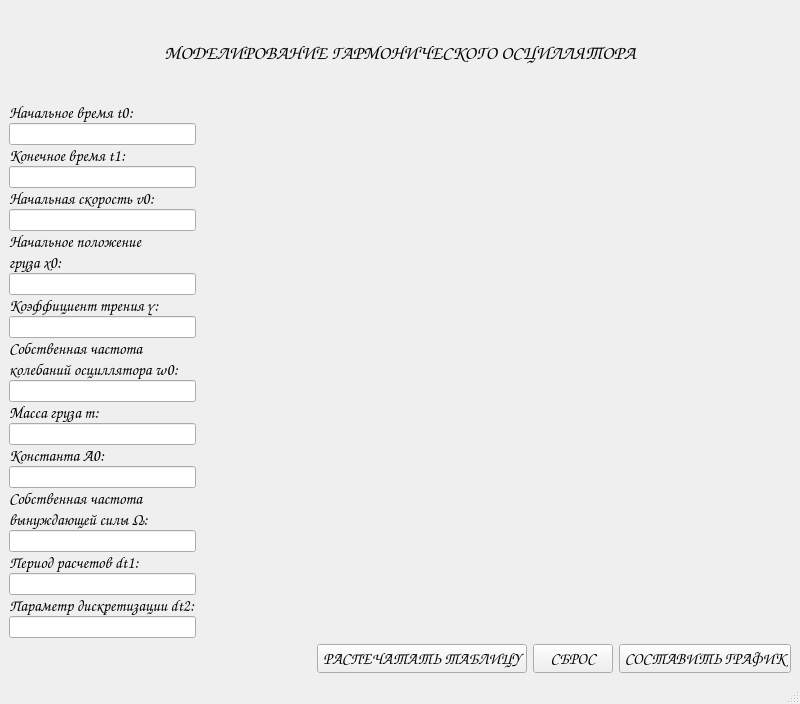
<?xml version="1.0" encoding="UTF-8"?>
<ui version="4.0">
 <class>MainWindow</class>
 <widget class="QMainWindow" name="MainWindow">
  <property name="geometry">
   <rect>
    <x>0</x>
    <y>0</y>
    <width>800</width>
    <height>704</height>
   </rect>
  </property>
  <property name="windowTitle">
   <string>MainWindow</string>
  </property>
  <widget class="QWidget" name="centralwidget">
   <layout class="QGridLayout" name="gridLayout" columnstretch="1,5">
    <item row="0" column="0" colspan="2">
     <layout class="QVBoxLayout" name="verticalLayout_header">
      <property name="sizeConstraint">
       <enum>QLayout::SetFixedSize</enum>
      </property>
      <item>
       <widget class="QLabel" name="label_program_name">
        <property name="font">
         <font>
          <family>Comic Sans MS</family>
          <pointsize>14</pointsize>
          <weight>50</weight>
          <bold>false</bold>
         </font>
        </property>
        <property name="text">
         <string>МОДЕЛИРОВАНИЕ ГАРМОНИЧЕСКОГО ОСЦИЛЛЯТОРА</string>
        </property>
        <property name="alignment">
         <set>Qt::AlignCenter</set>
        </property>
       </widget>
      </item>
     </layout>
    </item>
    <item row="1" column="1">
     <layout class="QVBoxLayout" name="verticalLayout_graph">
      <item>
       <widget class="QLabel" name="label_graph">
        <property name="text">
         <string/>
        </property>
        <property name="alignment">
         <set>Qt::AlignCenter</set>
        </property>
       </widget>
      </item>
     </layout>
    </item>
    <item row="2" column="1">
     <layout class="QHBoxLayout" name="horizontalLayout_buttons">
      <item>
       <spacer name="horizontalSpacer_2">
        <property name="orientation">
         <enum>Qt::Horizontal</enum>
        </property>
        <property name="sizeHint" stdset="0">
         <size>
          <width>40</width>
          <height>20</height>
         </size>
        </property>
       </spacer>
      </item>
      <item>
       <widget class="QPushButton" name="pushButton_print">
        <property name="sizePolicy">
         <sizepolicy hsizetype="Minimum" vsizetype="Minimum">
          <horstretch>0</horstretch>
          <verstretch>0</verstretch>
         </sizepolicy>
        </property>
        <property name="font">
         <font>
          <family>Comic Sans MS</family>
          <pointsize>12</pointsize>
         </font>
        </property>
        <property name="text">
         <string>РАСПЕЧАТАТЬ ТАБЛИЦУ</string>
        </property>
       </widget>
      </item>
      <item>
       <widget class="QPushButton" name="pushButton_reset">
        <property name="sizePolicy">
         <sizepolicy hsizetype="Minimum" vsizetype="Fixed">
          <horstretch>0</horstretch>
          <verstretch>0</verstretch>
         </sizepolicy>
        </property>
        <property name="font">
         <font>
          <family>Comic Sans MS</family>
          <pointsize>12</pointsize>
          <weight>50</weight>
          <bold>false</bold>
         </font>
        </property>
        <property name="text">
         <string>СБРОС</string>
        </property>
       </widget>
      </item>
      <item>
       <widget class="QPushButton" name="pushButton_graph">
        <property name="sizePolicy">
         <sizepolicy hsizetype="Minimum" vsizetype="Fixed">
          <horstretch>0</horstretch>
          <verstretch>0</verstretch>
         </sizepolicy>
        </property>
        <property name="font">
         <font>
          <family>Comic Sans MS</family>
          <pointsize>12</pointsize>
          <weight>50</weight>
          <bold>false</bold>
         </font>
        </property>
        <property name="text">
         <string>СОСТАВИТЬ ГРАФИК</string>
        </property>
       </widget>
      </item>
     </layout>
    </item>
    <item row="1" column="0">
     <layout class="QVBoxLayout" name="verticalLayout_input_fields">
      <property name="spacing">
       <number>0</number>
      </property>
      <item>
       <layout class="QVBoxLayout" name="verticalLayout_t0">
        <property name="spacing">
         <number>0</number>
        </property>
        <property name="sizeConstraint">
         <enum>QLayout::SetDefaultConstraint</enum>
        </property>
        <item>
         <widget class="QLabel" name="label_t0">
          <property name="sizePolicy">
           <sizepolicy hsizetype="Preferred" vsizetype="Maximum">
            <horstretch>0</horstretch>
            <verstretch>0</verstretch>
           </sizepolicy>
          </property>
          <property name="font">
           <font>
            <family>Comic Sans MS</family>
            <pointsize>12</pointsize>
           </font>
          </property>
          <property name="text">
           <string>Начальное время t0:</string>
          </property>
         </widget>
        </item>
        <item>
         <widget class="QLineEdit" name="lineEdit_t0"/>
        </item>
       </layout>
      </item>
      <item>
       <layout class="QVBoxLayout" name="verticalLayout_t1">
        <property name="spacing">
         <number>0</number>
        </property>
        <item>
         <widget class="QLabel" name="label_t1">
          <property name="sizePolicy">
           <sizepolicy hsizetype="Preferred" vsizetype="Maximum">
            <horstretch>0</horstretch>
            <verstretch>0</verstretch>
           </sizepolicy>
          </property>
          <property name="font">
           <font>
            <family>Comic Sans MS</family>
            <pointsize>12</pointsize>
           </font>
          </property>
          <property name="text">
           <string>Конечное время t1:</string>
          </property>
         </widget>
        </item>
        <item>
         <widget class="QLineEdit" name="lineEdit_t1"/>
        </item>
       </layout>
      </item>
      <item>
       <layout class="QVBoxLayout" name="verticalLayout_v0">
        <property name="spacing">
         <number>0</number>
        </property>
        <item>
         <widget class="QLabel" name="label_v0">
          <property name="sizePolicy">
           <sizepolicy hsizetype="Preferred" vsizetype="Maximum">
            <horstretch>0</horstretch>
            <verstretch>0</verstretch>
           </sizepolicy>
          </property>
          <property name="font">
           <font>
            <family>Comic Sans MS</family>
            <pointsize>12</pointsize>
           </font>
          </property>
          <property name="text">
           <string>Начальная скорость v0:</string>
          </property>
         </widget>
        </item>
        <item>
         <widget class="QLineEdit" name="lineEdit_v0"/>
        </item>
       </layout>
      </item>
      <item>
       <layout class="QVBoxLayout" name="verticalLayout_x0">
        <property name="spacing">
         <number>0</number>
        </property>
        <item>
         <widget class="QLabel" name="label_x0">
          <property name="sizePolicy">
           <sizepolicy hsizetype="Preferred" vsizetype="Maximum">
            <horstretch>0</horstretch>
            <verstretch>0</verstretch>
           </sizepolicy>
          </property>
          <property name="font">
           <font>
            <family>Comic Sans MS</family>
            <pointsize>12</pointsize>
           </font>
          </property>
          <property name="text">
           <string>Начальное положение</string>
          </property>
         </widget>
        </item>
        <item>
         <widget class="QLabel" name="label_x0_2">
          <property name="sizePolicy">
           <sizepolicy hsizetype="Preferred" vsizetype="Maximum">
            <horstretch>0</horstretch>
            <verstretch>0</verstretch>
           </sizepolicy>
          </property>
          <property name="font">
           <font>
            <family>Comic Sans MS</family>
            <pointsize>12</pointsize>
           </font>
          </property>
          <property name="text">
           <string>груза x0:</string>
          </property>
         </widget>
        </item>
        <item>
         <widget class="QLineEdit" name="lineEdit_x0"/>
        </item>
       </layout>
      </item>
      <item>
       <layout class="QVBoxLayout" name="verticalLayout_gamma">
        <property name="spacing">
         <number>0</number>
        </property>
        <item>
         <widget class="QLabel" name="label_gamma">
          <property name="sizePolicy">
           <sizepolicy hsizetype="Preferred" vsizetype="Maximum">
            <horstretch>0</horstretch>
            <verstretch>0</verstretch>
           </sizepolicy>
          </property>
          <property name="font">
           <font>
            <family>Comic Sans MS</family>
            <pointsize>12</pointsize>
           </font>
          </property>
          <property name="text">
           <string>Коэффициент трения γ:</string>
          </property>
         </widget>
        </item>
        <item>
         <widget class="QLineEdit" name="lineEdit_gamma"/>
        </item>
       </layout>
      </item>
      <item>
       <layout class="QVBoxLayout" name="verticalLayout_omega0">
        <property name="spacing">
         <number>0</number>
        </property>
        <item>
         <widget class="QLabel" name="label_omega0">
          <property name="sizePolicy">
           <sizepolicy hsizetype="Preferred" vsizetype="Maximum">
            <horstretch>0</horstretch>
            <verstretch>0</verstretch>
           </sizepolicy>
          </property>
          <property name="font">
           <font>
            <family>Comic Sans MS</family>
            <pointsize>12</pointsize>
           </font>
          </property>
          <property name="text">
           <string>Собственная частота</string>
          </property>
         </widget>
        </item>
        <item>
         <widget class="QLabel" name="label_omega0_2">
          <property name="sizePolicy">
           <sizepolicy hsizetype="Preferred" vsizetype="Maximum">
            <horstretch>0</horstretch>
            <verstretch>0</verstretch>
           </sizepolicy>
          </property>
          <property name="font">
           <font>
            <family>Comic Sans MS</family>
            <pointsize>12</pointsize>
           </font>
          </property>
          <property name="text">
           <string>колебаний осциллятора ω0:</string>
          </property>
         </widget>
        </item>
        <item>
         <widget class="QLineEdit" name="lineEdit_omega0"/>
        </item>
       </layout>
      </item>
      <item>
       <layout class="QVBoxLayout" name="verticalLayout_m">
        <item>
         <widget class="QLabel" name="label_m">
          <property name="sizePolicy">
           <sizepolicy hsizetype="Preferred" vsizetype="Maximum">
            <horstretch>0</horstretch>
            <verstretch>0</verstretch>
           </sizepolicy>
          </property>
          <property name="font">
           <font>
            <family>Comic Sans MS</family>
            <pointsize>12</pointsize>
           </font>
          </property>
          <property name="text">
           <string>Масса груза m:</string>
          </property>
         </widget>
        </item>
        <item>
         <widget class="QLineEdit" name="lineEdit_m"/>
        </item>
       </layout>
      </item>
      <item>
       <layout class="QVBoxLayout" name="verticalLayout_a0">
        <property name="spacing">
         <number>0</number>
        </property>
        <item>
         <widget class="QLabel" name="label_a0">
          <property name="sizePolicy">
           <sizepolicy hsizetype="Preferred" vsizetype="Maximum">
            <horstretch>0</horstretch>
            <verstretch>0</verstretch>
           </sizepolicy>
          </property>
          <property name="font">
           <font>
            <family>Comic Sans MS</family>
            <pointsize>12</pointsize>
           </font>
          </property>
          <property name="text">
           <string>Константа A0:</string>
          </property>
         </widget>
        </item>
        <item>
         <widget class="QLineEdit" name="lineEdit_a0"/>
        </item>
       </layout>
      </item>
      <item>
       <layout class="QVBoxLayout" name="verticalLayout_OMEGA">
        <property name="spacing">
         <number>0</number>
        </property>
        <item>
         <widget class="QLabel" name="label_OMEGA">
          <property name="sizePolicy">
           <sizepolicy hsizetype="Preferred" vsizetype="Maximum">
            <horstretch>0</horstretch>
            <verstretch>0</verstretch>
           </sizepolicy>
          </property>
          <property name="font">
           <font>
            <family>Comic Sans MS</family>
            <pointsize>12</pointsize>
           </font>
          </property>
          <property name="text">
           <string>Собственная частота</string>
          </property>
         </widget>
        </item>
        <item>
         <widget class="QLabel" name="label_OMEGA_2">
          <property name="sizePolicy">
           <sizepolicy hsizetype="Preferred" vsizetype="Maximum">
            <horstretch>0</horstretch>
            <verstretch>0</verstretch>
           </sizepolicy>
          </property>
          <property name="font">
           <font>
            <family>Comic Sans MS</family>
            <pointsize>12</pointsize>
           </font>
          </property>
          <property name="text">
           <string>вынуждающей силы Ω:</string>
          </property>
         </widget>
        </item>
        <item>
         <widget class="QLineEdit" name="lineEdit_OMEGA"/>
        </item>
       </layout>
      </item>
      <item>
       <layout class="QVBoxLayout" name="verticalLayout_dt1">
        <property name="spacing">
         <number>0</number>
        </property>
        <item>
         <widget class="QLabel" name="label_dt1">
          <property name="sizePolicy">
           <sizepolicy hsizetype="Preferred" vsizetype="Maximum">
            <horstretch>0</horstretch>
            <verstretch>0</verstretch>
           </sizepolicy>
          </property>
          <property name="font">
           <font>
            <family>Comic Sans MS</family>
            <pointsize>12</pointsize>
           </font>
          </property>
          <property name="text">
           <string>Период расчетов dt1:</string>
          </property>
         </widget>
        </item>
        <item>
         <widget class="QLineEdit" name="lineEdit_dt1"/>
        </item>
       </layout>
      </item>
      <item>
       <layout class="QVBoxLayout" name="verticalLayout_dt2">
        <property name="spacing">
         <number>0</number>
        </property>
        <item>
         <widget class="QLabel" name="label_dt2">
          <property name="sizePolicy">
           <sizepolicy hsizetype="Preferred" vsizetype="Maximum">
            <horstretch>0</horstretch>
            <verstretch>0</verstretch>
           </sizepolicy>
          </property>
          <property name="font">
           <font>
            <family>Comic Sans MS</family>
            <pointsize>12</pointsize>
           </font>
          </property>
          <property name="text">
           <string>Параметр дискретизации dt2:</string>
          </property>
         </widget>
        </item>
        <item>
         <widget class="QLineEdit" name="lineEdit_dt2"/>
        </item>
       </layout>
      </item>
     </layout>
    </item>
    <item row="2" column="0">
     <spacer name="horizontalSpacer">
      <property name="orientation">
       <enum>Qt::Horizontal</enum>
      </property>
      <property name="sizeHint" stdset="0">
       <size>
        <width>40</width>
        <height>20</height>
       </size>
      </property>
     </spacer>
    </item>
   </layout>
  </widget>
  <widget class="QMenuBar" name="menubar">
   <property name="geometry">
    <rect>
     <x>0</x>
     <y>0</y>
     <width>800</width>
     <height>21</height>
    </rect>
   </property>
  </widget>
  <widget class="QStatusBar" name="statusbar"/>
 </widget>
 <resources/>
 <connections/>
</ui>
